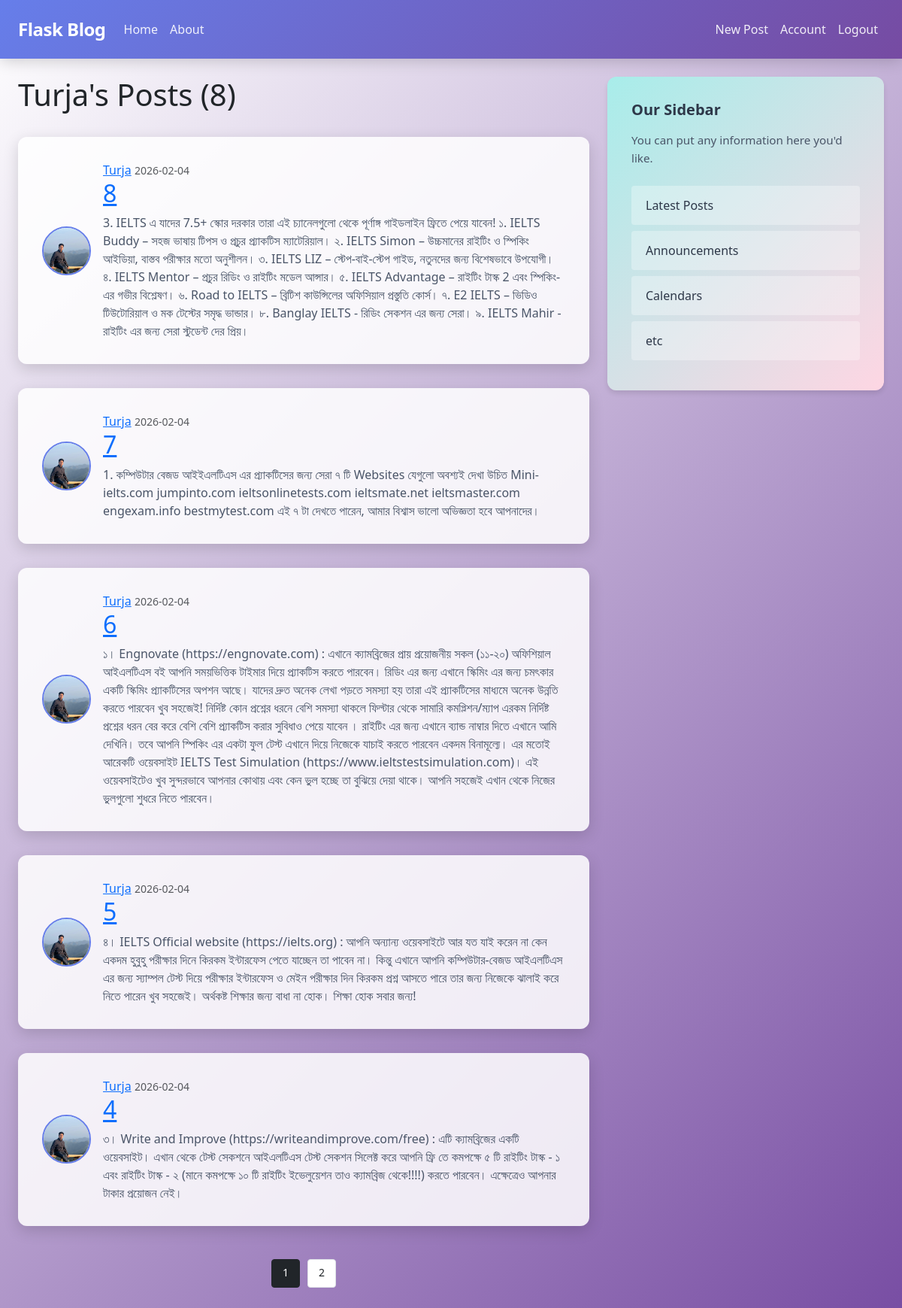
The app's page /user/Turja (signed in) with its own data.
### flaskblog/models.py (models this page shows, shortened)
class User(db.Model, UserMixin):
    id = db.Column(db.Integer, primary_key=True)
    username = db.Column(db.String(20), unique=True, nullable=False)
    email = db.Column(db.String(120), unique=True, nullable=False)
    image_file = db.Column(db.String(20), nullable=False, default='default.jpg')
    password = db.Column(db.String(60), nullable=False)
    posts = db.relationship('Post', backref='author', lazy=True)

class Post(db.Model):
    id = db.Column(db.Integer, primary_key=True)
    title = db.Column(db.String(100), nullable=False)
    date_posted = db.Column(db.DateTime, nullable=False, default=datetime.utcnow)
    content = db.Column(db.Text, nullable=False)
    user_id = db.Column(db.Integer, db.ForeignKey('user.id'), nullable=False)

### flaskblog/users/routes.py (the view)
@users.route("/user/<string:username>")
def user_posts(username):
    page = request.args.get('page', 1, type=int)
    user = User.query.filter_by(username=username).first_or_404()
    posts = Post.query.filter_by(author=user)\
            .order_by(Post.date_posted.desc())\
            .paginate(per_page=5, page=page)
    return render_template('user_posts.html', posts=posts, user=user)

### flaskblog/models.py (called while the page is built)
@login_manager.user_loader
def load_user(user_id):
    return User.query.get(int(user_id))

### flaskblog/templates/user_posts.html
{% extends "layout.html" %}
{% block content %}
<section>
    <h1>{{ user.username }}'s Posts ({{ posts.total }})</h1>
    {% for post in posts.items %}
        <article class="media content-section">
            <img class="rounded-circle article-img" src="{{ url_for('static', filename='profile_pics/' + post.author.image_file) }}" alt="Profile picture">
            <div class="media-body">
                <div class="article-metadata">
                    <a class="mr-2" href="{{ url_for('users.user_posts', username=post.author.username) }}">{{ post.author.username }}</a>
                    <small class="text-muted">{{ post.date_posted.strftime('%Y-%m-%d') }}</small>
                </div>
                <h2><a class="article-title" href="{{ url_for('posts.post', post_id=post.id) }}">{{ post.title }}</a></h2>
                <p class="article-content">{{ post.content }}</p>
            </div>
        </article>
    {% endfor %}
    <br>
    <div class="pagination-wrapper">
      <div class="text-center pagination-container">
        {% for page_num in posts.iter_pages(left_edge=1, right_edge=1, left_current=1, right_current=2) %}
            {% if page_num %}
                {% if posts.page == page_num %}
                    <a class="btn btn-dark mb-4 text-white" href="{{ url_for('users.user_posts', username=user.username, page=page_num) }}">{{ page_num }}</a>
                {% else %}
                    <a class="btn btn-light mb-4 text-dark" href="{{ url_for('users.user_posts', username=user.username, page=page_num) }}">{{ page_num }}</a>
                {% endif %}
            {% else %}
                <button class="btn btn-outline-secondary mb-4 text-dark" disabled>...</button>
            {% endif %}
        {% endfor %}
      </div>
    </div>
</section>
{% endblock content %}

### flaskblog/static/layout.css (style rules this page uses)
body { background: linear-gradient(135deg, #ffffff 0%, #764ba2 100%); font-family: 'Segoe UI', Tahoma, Geneva, Verdana, sans-serif; min-height: 100vh; padding-bottom: 2rem; }
.content-section { background: rgba(255, 255, 255, 0.85); padding: 2rem; border-radius: 12px; box-shadow: 0 6px 20px rgba(0, 0, 0, 0.15); margin-top: 2rem; }
.media { display: flex; align-items: center; }
.article-img { width: 65px; height: 65px; object-fit: cover; border-radius: 50%; margin-right: 1rem; border: 2px solid #667eea; background-color: #f1f1f1; }
.media-body p { font-size: 1rem; margin-bottom: 0; color: #4a5568; }
.pagination-wrapper { padding: 20px 0; }
.pagination-container .btn { margin: 0 3px; min-width: 38px; height: 38px; border-radius: 4px; font-weight: 500; font-size: 14px; transition: all 0.2s ease; background: #ffffff; border: 1px solid #dee2e6; color: #212529; }
.pagination-container .btn-dark { background: #212529; border-color: #212529; color: #ffffff; }
.pagination-container .btn-light { background: #ffffff; border-color: #dee2e6; color: #212529; }

### records on screen
User: username "Turja"
Post: image_file (placeholder picture), author.username "Turja", date_posted "2026-02-04", title "8", content "3. IELTS এ যাদের 7.5+ স্কোর দরকার তারা এই চ্যানেলগুলো থেকে পূর্ণাঙ্গ গাইডলাইন ফ্রিতে পেয়ে যাবেন! ১. IELTS Buddy – সহজ ভাষায় টিপস ও প্রচুর প্র্যাকটিস ম্যাটেরিয়াল। ২. IELTS Simon – উচ্চমানের রাইটিং ও স্পিকিং আইডিয়া, বাস্তব পরীক্ষার মতো অনুশীলন। ৩. IELTS LIZ – স্টেপ-বাই-স্টেপ গাইড, নতুনদের জন্য বিশেষভাবে উপযোগী। ৪. IELTS Mentor – প্রচুর রিডিং ও রাইটিং মডেল আন্সার। ৫. IELTS Advantage – রাইটিং টাস্ক 2 এবং স্পিকিং-এর গভীর বিশ্লেষণ। ৬. Road to IELTS – ব্রিটিশ কাউন্সিলের অফিসিয়াল প্রস্তুতি কোর্স। ৭. E2 IELTS – ভিডিও টিউটোরিয়াল ও মক টেস্টের সমৃদ্ধ ভান্ডার। ৮. Banglay IELTS - রিডিং সেকশন এর জন্য সেরা। ৯. IELTS Mahir - রাইটিং এর জন্য সেরা স্টুডেন্ট দের প্রিয়।"
Post: image_file (placeholder picture), author.username "Turja", date_posted "2026-02-04", title "7", content "1. কম্পিউটার বেজড আইইএলটিএস এর প্র্যাকটিসের জন্য সেরা ৭ টি Websites যেগুলো অবশ্যই দেখা উচিত Mini-ielts.com jumpinto.com ieltsonlinetests.com ieltsmate.net ieltsmaster.com engexam.info bestmytest.com এই ৭ টা দেখতে পারেন, আমার বিশ্বাস ভালো অভিজ্ঞতা হবে আপনাদের।"
Post: image_file (placeholder picture), author.username "Turja", date_posted "2026-02-04", title "6", content "১। Engnovate (https://engnovate.com) : এখানে ক্যামব্রিজের প্রায় প্রয়োজনীয় সকল (১১-২০) অফিশিয়াল আইএলটিএস বই আপনি সময়ভিত্তিক টাইমার দিয়ে প্র্যাকটিস করতে পারবেন। রিডিং এর জন্য এখানে স্কিমিং এর জন্য চমৎকার একটি স্কিমিং প্র্যাকটিসের অপশন আছে। যাদের দ্রুত অনেক লেখা পড়তে সমস্যা হয় তারা এই প্র্যাকটিসের মাধ্যমে অনেক উন্নতি করতে পারবেন খুব সহজেই! নির্দিষ্ট কোন প্রশ্নের ধরনে বেশি সমস্যা থাকলে ফিল্টার থেকে সামারি কমপ্লিশন/ম্যাপ এরকম নির্দিষ্ট প্রশ্নের ধরন বের করে বেশি বেশি প্র্যাকটিস করার সুবিধাও পেয়ে যাবেন । রাইটিং এর জন্য এখানে ব্যান্ড নাম্বার দিতে এখানে আমি দেখিনি। তবে আপনি স্পিকিং এর একটা ফুল টেস্ট এখানে দিয়ে নিজেকে যাচাই করতে পারবেন একদম বিনামূল্যে। এর মতোই আরেকটি ওয়েবসাইট IELTS Test Simulation…"
Post: image_file (placeholder picture), author.username "Turja", date_posted "2026-02-04", title "5", content "৪। IELTS Official website (https://ielts.org) : আপনি অন্যান্য ওয়েবসাইটে আর যত যাই করেন না কেন একদম হুবুহু পরীক্ষার দিনে কিরকম ইন্টারফেস পেতে যাচ্ছেন তা পাবেন না। কিন্তু এখানে আপনি কম্পিউটার-বেজড আইএলটিএস এর জন্য স্যাম্পল টেস্ট দিয়ে পরীক্ষার ইন্টারফেস ও মেইন পরীক্ষার দিন কিরকম প্রশ্ন আসতে পারে তার জন্য নিজেকে ঝালাই করে নিতে পারেন খুব সহজেই। অর্থকষ্ট শিক্ষার জন্য বাধা না হোক। শিক্ষা হোক সবার জন্য!"
Post: image_file (placeholder picture), author.username "Turja", date_posted "2026-02-04", title "4", content "৩। Write and Improve (https://writeandimprove.com/free) : এটি ক্যামব্রিজের একটি ওয়েবসাইট। এখান থেকে টেস্ট সেকশনে আইএলটিএস টেস্ট সেকশন সিলেক্ট করে আপনি ফ্রি তে কমপক্ষে ৫ টি রাইটিং টাস্ক - ১ এবং রাইটিং টাস্ক - ২ (মানে কমপক্ষে ১০ টি রাইটিং ইভেলুয়েশন তাও ক্যামব্রিজ থেকে!!!!) করতে পারবেন। এক্ষেত্রেও আপনার টাকার প্রয়োজন নেই।"

### other values on screen
{{ posts.total }} "8"
{{ page_num }} "1"
{{ page_num }} "2"
